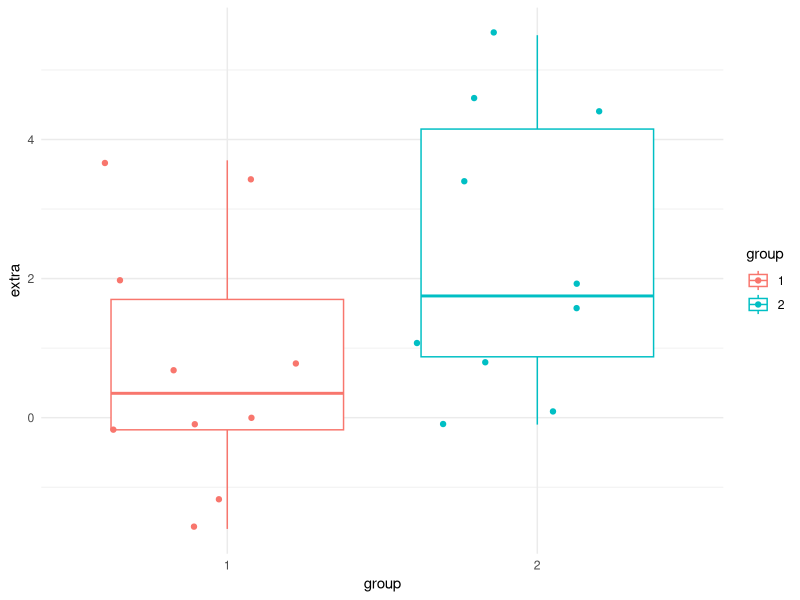
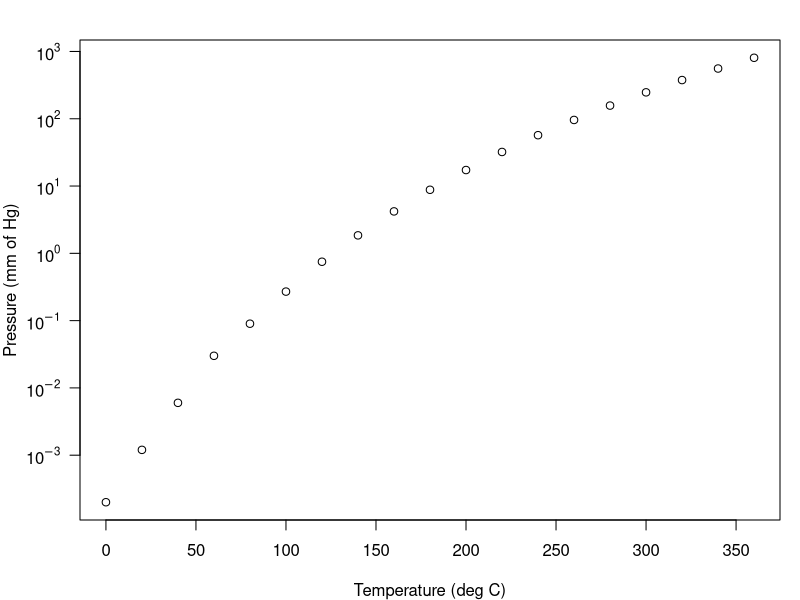

Recreate these plots in R, in order. (Note: this script raises an error after producing the figures.)
## ---- chunk 1
knitr::opts_chunk$set(echo = FALSE)
## ---- chunk 2
library(ggplot2)
ggplot(data = sleep, aes(x = group, y = extra, color = group)) +
  geom_boxplot() +
  geom_jitter() +
  theme_minimal()
## ---- chunk 3
par(mar = c(4, 4, 2, 1))
plot(pressure,
  log = "y", yaxt = "n",
  xlab = "Temperature (deg C)",
  ylab = "Pressure (mm of Hg)"
)
axis(2,
  at = 10^(-3:3), las = 1,
  labels = expression(10^-3, 10^-2, 10^-1, 10^0, 10^1, 10^2, 10^3)
)
## ---- chunk 4
xfun::session_info(c(
  "bookdown", "rmarkdown", "knitr"
), dependencies = TRUE)
## ---- chunk 5
# automatically create a bib database for R packages
bib <- knitr::write_bib(
  x = c(
    .packages(), "knitr", "rmarkdown", "bookdown"
  ), file = NULL, prefix = ""
)
bib <- unlist(bib)
# remove the ugly single quotes required by CRAN policy
bib <- gsub("(\\\n)", " ", bib)
xfun::write_utf8(bib, "packages.bib")
